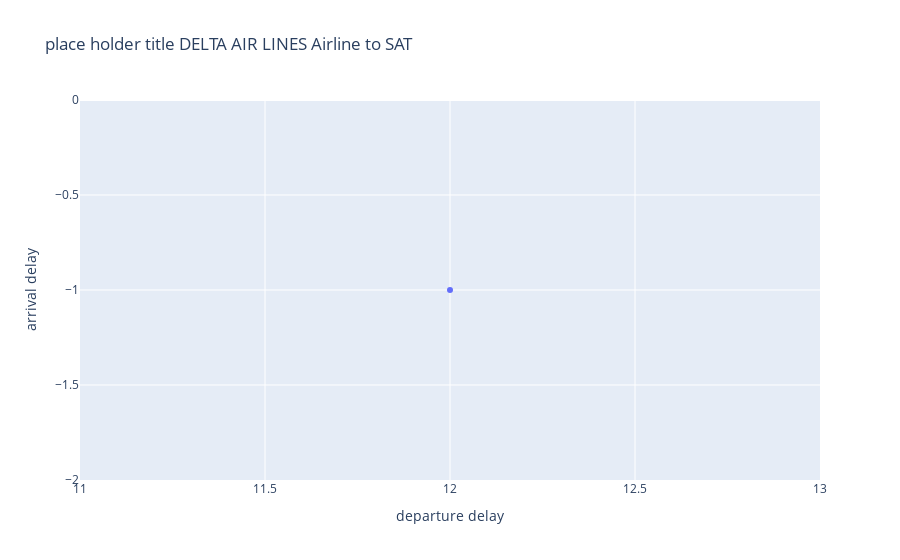

The notebook cell saved with this chart:
### Markdown cell above
# Exhibit 2 - How does departure delay compares to arrival delay for your flight? 
* should have all parameters 
* find a few options to demonstrate

### Code cell
# need to change label content - a dot with a label, with hover- over, with regression line
import pandas as pd
import seaborn as sns
import matplotlib.pyplot as plt
from sklearn.linear_model import LinearRegression
import ipywidgets as widgets
from IPython.display import display
import numpy as np

# Assuming your dataset is stored in 'sample_final_data.csv'
# df = pd.read_csv('sample_final_data.csv')

# User input for departure airport, airline, and destination airport
departure_airport = input("Enter departure airport (e.g., ATL): ").lower()
airline = input("Enter airline (e.g., Delta Air Lines): ").lower()
destination_airport = input("Enter destination airport (e.g., RSW): ").lower()

# Filter the dataframe based on user input
filtered_df = df[(df['departure airport IATA'] == departure_airport) &
                 (df['Airline Company'] == airline) &
                 (df['arrival airport IATA'] == destination_airport)]

# Check if there are any matching records
if filtered_df.empty:
    print("No matching records found.")
else:
    fig_delay = px.scatter(filtered_df, x='delay in mins', y='estimatedDelay', title=f'place holder title {airline.upper()} Airline to {destination_airport.upper()}',
                 labels={'delay in mins': 'departure delay', 'estimatedDelay': 'arrival delay'},
                 hover_name='arrival airport IATA',
                 hover_data={'arrival airport IATA': False, 'delay in mins': True, 'estimatedDelay': '|%B %d, %Y %I:%M %p'},
                 trendline='ols',  # Ordinary Least Squares regression line
                 )
fig_delay.show()

### Figure 1 — Plotly figure (JSON) as saved in the notebook; plotly's stock layout.template omitted (floating-point values rounded to 4 significant figures)
{"data": [{"customdata": [["sat"]], "hovertemplate": "<b>%{hovertext}</b><br><br>departure delay=%{x}<br>arrival delay=%{y|%B %d, %Y %I:%M %p}<extra></extra>", "hovertext": ["sat"], "legendgroup": "", "marker": {"color": "#636efa", "symbol": "circle"}, "mode": "markers", "name": "", "orientation": "v", "showlegend": false, "type": "scatter", "x": [12], "xaxis": "x", "y": [-1], "yaxis": "y"}, {"hovertemplate": "<extra></extra>", "legendgroup": "", "marker": {"color": "#636efa", "symbol": "circle"}, "mode": "lines", "name": "", "showlegend": false, "type": "scatter", "xaxis": "x", "yaxis": "y"}], "layout": {"legend": {"tracegroupgap": 0}, "title": {"text": "place holder title DELTA AIR LINES Airline to SAT"}, "xaxis": {"anchor": "y", "domain": [0, 1], "title": {"text": "departure delay"}}, "yaxis": {"anchor": "x", "domain": [0, 1], "title": {"text": "arrival delay"}}}}
